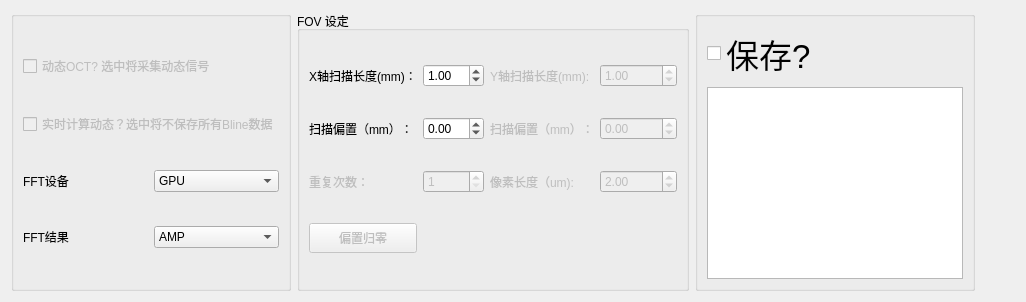
        <widget class="QWidget" name="FOVTab">
         <attribute name="title">
          <string>FOV</string>
         </attribute>
         <layout class="QGridLayout" name="gridLayout_13">
          <item row="0" column="2" rowspan="2">
           <widget class="QGroupBox" name="groupBox">
            <property name="maximumSize">
             <size>
              <width>600</width>
              <height>400</height>
             </size>
            </property>
            <property name="title">
             <string>FOV 设定</string>
            </property>
            <layout class="QGridLayout" name="gridLayout_4">
             <item row="2" column="1">
              <widget class="QSpinBox" name="BlineAVG">
               <property name="enabled">
                <bool>false</bool>
               </property>
               <property name="whatsThis">
                <string extracomment="bline average"/>
               </property>
               <property name="minimum">
                <number>1</number>
               </property>
               <property name="maximum">
                <number>10000</number>
               </property>
              </widget>
             </item>
             <item row="2" column="0">
              <widget class="QLabel" name="BlineAvgLabel">
               <property name="enabled">
                <bool>false</bool>
               </property>
               <property name="text">
                <string>重复次数：</string>
               </property>
              </widget>
             </item>
             <item row="1" column="3">
              <widget class="QDoubleSpinBox" name="Yoffsetlength">
               <property name="enabled">
                <bool>false</bool>
               </property>
               <property name="sizePolicy">
                <sizepolicy hsizetype="Minimum" vsizetype="Preferred">
                 <horstretch>0</horstretch>
                 <verstretch>0</verstretch>
                </sizepolicy>
               </property>
               <property name="minimum">
                <double>-10.000000000000000</double>
               </property>
               <property name="maximum">
                <double>10.000000000000000</double>
               </property>
               <property name="singleStep">
                <double>0.100000000000000</double>
               </property>
              </widget>
             </item>
             <item row="1" column="1">
              <widget class="QDoubleSpinBox" name="Xoffsetlength">
               <property name="minimum">
                <double>-10.000000000000000</double>
               </property>
               <property name="maximum">
                <double>10.000000000000000</double>
               </property>
               <property name="singleStep">
                <double>0.100000000000000</double>
               </property>
              </widget>
             </item>
             <item row="2" column="2">
              <widget class="QLabel" name="YStepsizeLabel">
               <property name="enabled">
                <bool>false</bool>
               </property>
               <property name="text">
                <string>像素长度（um):</string>
               </property>
              </widget>
             </item>
             <item row="1" column="2">
              <widget class="QLabel" name="label_45">
               <property name="enabled">
                <bool>false</bool>
               </property>
               <property name="text">
                <string>扫描偏置（mm）：</string>
               </property>
              </widget>
             </item>
             <item row="2" column="3">
              <widget class="QDoubleSpinBox" name="YStepSize">
               <property name="enabled">
                <bool>false</bool>
               </property>
               <property name="decimals">
                <number>2</number>
               </property>
               <property name="minimum">
                <double>0.000000000000000</double>
               </property>
               <property name="maximum">
                <double>10000.000000000000000</double>
               </property>
               <property name="value">
                <double>2.000000000000000</double>
               </property>
              </widget>
             </item>
             <item row="0" column="2">
              <widget class="QLabel" name="YrangeLabel">
               <property name="enabled">
                <bool>false</bool>
               </property>
               <property name="text">
                <string>Y轴扫描长度(mm):</string>
               </property>
              </widget>
             </item>
             <item row="0" column="3">
              <widget class="QDoubleSpinBox" name="YLength">
               <property name="enabled">
                <bool>false</bool>
               </property>
               <property name="singleStep">
                <double>0.100000000000000</double>
               </property>
               <property name="value">
                <double>1.000000000000000</double>
               </property>
              </widget>
             </item>
             <item row="1" column="0">
              <widget class="QLabel" name="label_10">
               <property name="text">
                <string>扫描偏置（mm）：</string>
               </property>
              </widget>
             </item>
             <item row="4" column="0">
              <widget class="QPushButton" name="CenterGalvo">
               <property name="enabled">
                <bool>false</bool>
               </property>
               <property name="minimumSize">
                <size>
                 <width>0</width>
                 <height>30</height>
                </size>
               </property>
               <property name="autoFillBackground">
                <bool>false</bool>
               </property>
               <property name="text">
                <string>偏置归零</string>
               </property>
               <property name="checkable">
                <bool>false</bool>
               </property>
              </widget>
             </item>
             <item row="0" column="0">
              <widget class="QLabel" name="XrangeLabel">
               <property name="maximumSize">
                <size>
                 <width>16777215</width>
                 <height>16777215</height>
                </size>
               </property>
               <property name="text">
                <string>X轴扫描长度(mm)：</string>
               </property>
              </widget>
             </item>
             <item row="0" column="1">
              <widget class="QDoubleSpinBox" name="XLength">
               <property name="maximum">
                <double>10.000000000000000</double>
               </property>
               <property name="singleStep">
                <double>0.100000000000000</double>
               </property>
               <property name="value">
                <double>1.000000000000000</double>
               </property>
              </widget>
             </item>
            </layout>
           </widget>
          </item>
          <item row="0" column="3" rowspan="2">
           <widget class="QGroupBox" name="groupBox_10">
            <property name="title">
             <string/>
            </property>
            <layout class="QGridLayout" name="gridLayout_10">
             <item row="1" column="0" rowspan="2">
              <widget class="QTextEdit" name="DIR">
               <property name="enabled">
                <bool>true</bool>
               </property>
               <property name="sizePolicy">
                <sizepolicy hsizetype="Preferred" vsizetype="Preferred">
                 <horstretch>0</horstretch>
                 <verstretch>0</verstretch>
                </sizepolicy>
               </property>
               <property name="maximumSize">
                <size>
                 <width>400</width>
                 <height>16777215</height>
                </size>
               </property>
              </widget>
             </item>
             <item row="0" column="0">
              <widget class="QCheckBox" name="Save">
               <property name="font">
                <font>
                 <pointsize>25</pointsize>
                </font>
               </property>
               <property name="layoutDirection">
                <enum>Qt::LeftToRight</enum>
               </property>
               <property name="text">
                <string>保存?</string>
               </property>
               <property name="iconSize">
                <size>
                 <width>30</width>
                 <height>30</height>
                </size>
               </property>
              </widget>
             </item>
            </layout>
           </widget>
          </item>
          <item row="0" column="0" rowspan="2">
           <widget class="QGroupBox" name="groupBox_5">
            <property name="title">
             <string/>
            </property>
            <layout class="QGridLayout" name="gridLayout_12">
             <item row="0" column="0" colspan="2">
              <widget class="QCheckBox" name="DynCheckBox">
               <property name="enabled">
                <bool>false</bool>
               </property>
               <property name="text">
                <string>动态OCT? 选中将采集动态信号</string>
               </property>
              </widget>
             </item>
             <item row="1" column="0" colspan="2">
              <widget class="QCheckBox" name="RealtimeDynCheckBox">
               <property name="enabled">
                <bool>false</bool>
               </property>
               <property name="text">
                <string>实时计算动态？选中将不保存所有Bline数据</string>
               </property>
              </widget>
             </item>
             <item row="2" column="0">
              <widget class="QLabel" name="FFTDeviceLabel">
               <property name="text">
                <string>FFT设备</string>
               </property>
              </widget>
             </item>
             <item row="2" column="1">
              <widget class="QComboBox" name="FFTDevice">
               <item>
                <property name="text">
                 <string>GPU</string>
                </property>
               </item>
               <item>
                <property name="text">
                 <string>CPU</string>
                </property>
               </item>
               <item>
                <property name="text">
                 <string>None</string>
                </property>
               </item>
              </widget>
             </item>
             <item row="3" column="0">
              <widget class="QLabel" name="FFTResultsLabel">
               <property name="text">
                <string>FFT结果</string>
               </property>
              </widget>
             </item>
             <item row="3" column="1">
              <widget class="QComboBox" name="FFTresults">
               <item>
                <property name="text">
                 <string>AMP</string>
                </property>
               </item>
               <item>
                <property name="text">
                 <string>AMP+PHASE</string>
                </property>
               </item>
              </widget>
             </item>
            </layout>
           </widget>
          </item>
          <item row="0" column="4">
           <spacer name="horizontalSpacer_5">
            <property name="orientation">
             <enum>Qt::Horizontal</enum>
            </property>
            <property name="sizeHint" stdset="0">
             <size>
              <width>40</width>
              <height>20</height>
             </size>
            </property>
           </spacer>
          </item>
         </layout>
        </widget>
